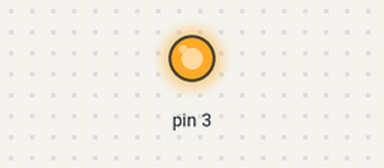
The sketch below on a simulated Arduino Uno, built with avr-gcc and run on an emulated ATmega328P. Shown: output pins drawn as LEDs (lit = HIGH).

Above: at 0.05 s.
Timing chart, 0 to 7.8 s (numbered marks = the images above):
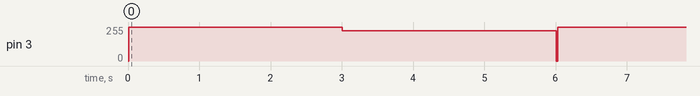

The sketch:

sketch_jun15a.ino
```cpp
#include <wiring_private.h>


void setup() {

}

void loop() {
    pin3PWN(31, 95);
    delay(3000);
    pin3PWN(2000, 90);
    delay(3000);
}

int pin3PWN(int freq, int dc) {
    float TOP;
    int i, pre[6] = {
        8,
        32,
        64,
        128,
        256,
        1024
    };

    pinMode(3, OUTPUT);
    if (dc == 0) {
        digitalWrite(3, LOW);
        return 1;
    }
    if (dc == 100) {
        digitalWrite(3, HIGH);
        return 1;
    }
    // i 倍率
    for (i = 0; i < 6; i++) {
        TOP = 16000000 / pre[i] / freq / 2;
        if (TOP < 255 && TOP > 0) {
            OCR2A = TOP;
            break;
        }
    }

    switch (i) {
        case 0:
            sbi(TCCR2B, CS21);
            break;
        case 1:
            sbi(TCCR2B, CS21);
            sbi(TCCR2B, CS20);
        case 2:
            sbi(TCCR2B, CS22);
            break;
        case 3:
            sbi(TCCR2B, CS22);
            sbi(TCCR2B, CS20);
        case 4:
            sbi(TCCR2B, CS22);
            sbi(TCCR2B, CS21);
        case 5:
            sbi(TCCR2B, CS22);
            sbi(TCCR2B, CS21);
            sbi(TCCR2B, CS20);

    }

    sbi(TCCR2B, WGM22);
    sbi(TCCR2A, WGM20);

    OCR2B = OCR2A * dc / 100;
    sbi(TCCR2A, COM2B1);
    return 1;
}
```

Measured:
- by itself, pin 3: repeats every 6.0 s: 228/255 3.0 s, 0/255 0.03 s, 255/255 3.0 s
